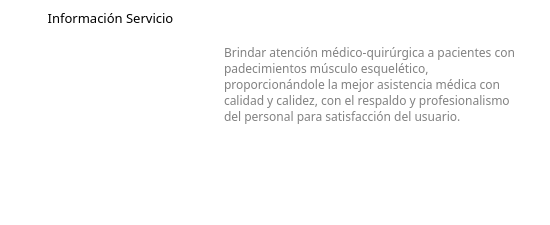
<?xml version="1.0" encoding="UTF-8"?>
<ui version="4.0">
 <class>info_servicios</class>
 <widget class="QDialog" name="info_servicios">
  <property name="geometry">
   <rect>
    <x>0</x>
    <y>0</y>
    <width>550</width>
    <height>225</height>
   </rect>
  </property>
  <property name="font">
   <font>
    <family>MV Boli</family>
   </font>
  </property>
  <property name="windowTitle">
   <string>Dialog</string>
  </property>
  <property name="styleSheet">
   <string notr="true">background: white;</string>
  </property>
  <widget class="QLabel" name="nombre_servicio">
   <property name="geometry">
    <rect>
     <x>10</x>
     <y>10</y>
     <width>201</width>
     <height>16</height>
    </rect>
   </property>
   <property name="font">
    <font>
     <family>Montserrat</family>
     <pointsize>10</pointsize>
    </font>
   </property>
   <property name="text">
    <string>Información Servicio</string>
   </property>
   <property name="alignment">
    <set>Qt::AlignCenter</set>
   </property>
  </widget>
  <widget class="QLabel" name="img_servicio">
   <property name="geometry">
    <rect>
     <x>30</x>
     <y>40</y>
     <width>161</width>
     <height>161</height>
    </rect>
   </property>
   <property name="text">
    <string/>
   </property>
   <property name="pixmap">
    <pixmap resource="../../resources.qrc">:/imagenes/Imagenes/imgServicio1.png</pixmap>
   </property>
  </widget>
  <widget class="QPlainTextEdit" name="text_descripcion_servicio">
   <property name="geometry">
    <rect>
     <x>220</x>
     <y>40</y>
     <width>311</width>
     <height>131</height>
    </rect>
   </property>
   <property name="font">
    <font>
     <family>Montserrat</family>
    </font>
   </property>
   <property name="styleSheet">
    <string notr="true">border: none;
color: #818181;</string>
   </property>
   <property name="readOnly">
    <bool>true</bool>
   </property>
   <property name="plainText">
    <string>Brindar atención médico-quirúrgica a pacientes con padecimientos músculo esquelético, proporcionándole la mejor asistencia médica con calidad y calidez, con el respaldo y profesionalismo del personal para satisfacción del usuario.</string>
   </property>
  </widget>
 </widget>
 <resources>
  <include location="../../resources.qrc"/>
 </resources>
 <connections/>
</ui>
